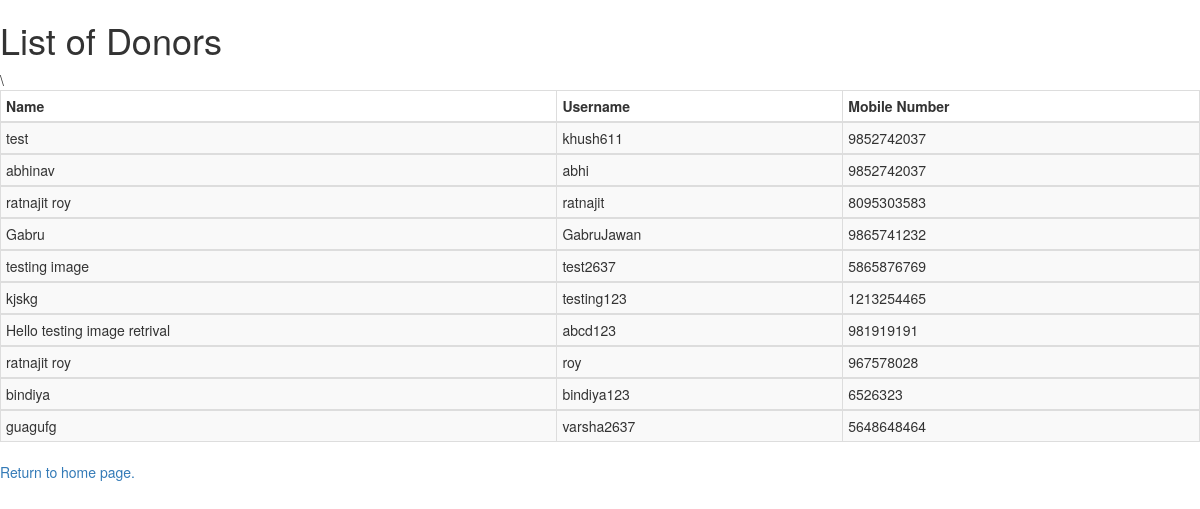
/donor, run on the app's committed database.
### MedicalDonation/models.py (models this page shows, shortened)
class Doner(models.Model):
    name = models.CharField(max_length=64)
    address = models.CharField(max_length=128,unique=True)
    pinCode = models.IntegerField()
    Phone_no = models.IntegerField()
    BirthDate = models.DateField()
    UID = models.IntegerField(unique=True)
    email = models.EmailField(max_length=64)
    username = models.CharField(max_length=16,unique=True)
    image = models.ImageField(upload_to='doner')

### MedicalDonation/views.py (the view)
# urls.py: path("donor", views.donors, name= "Donor_view"),
def donors(request):
    context = {
    "donors": Doner.objects.all()
    }
    return render(request, "MedicalDonation/donor.html",context)

### MedicalDonation/templates/MedicalDonation/donor.html (shortened to what this page needs)
<!DOCTYPE html>
{% load staticfiles %}
<html lang="en" dir="ltr">
  <head>
    <link rel="stylesheet" href="https://maxcdn.bootstrapcdn.com/bootstrap/3.3.7/css/bootstrap.min.css">
  </head>
  <body>
    <h1>List of Donors</h1>
    {% load static %}
    <div class="">
      <table border="1" class="table table-striped table-bordered table-hover table-condensed">
        <thead>
          <th> <b>Name</b> </th>
          <th> <b>Username</b>  </th>
          <th> <b>Mobile Number</b> </th>
        </thead>
        {% for doner in donors %}
        <tbody>
            <td>{{doner.name}}</td>
            <td>{{doner.username}}</td>
            <td>{{doner.Phone_no}}</td>
        </tbody>
            {% endfor  %}
\      </table>
      <a href="/">Return to home page.</a>
    </div>
  </body>
</html>

### data on the page
Doner: name "test", username "khush611", Phone_no "9852742037"
Doner: name "abhinav", username "abhi", Phone_no "9852742037"
Doner: name "ratnajit roy", username "ratnajit", Phone_no "8095303583"
Doner: name "Gabru", username "GabruJawan", Phone_no "9865741232"
Doner: name "testing image", username "test2637", Phone_no "5865876769"
Doner: name "kjskg", username "testing123", Phone_no "1213254465"
Doner: name "Hello testing image retrival", username "abcd123", Phone_no "981919191"
Doner: name "ratnajit roy", username "roy", Phone_no "967578028"
Doner: name "bindiya", username "bindiya123", Phone_no "6526323"
Doner: name "guagufg", username "varsha2637", Phone_no "5648648464"
